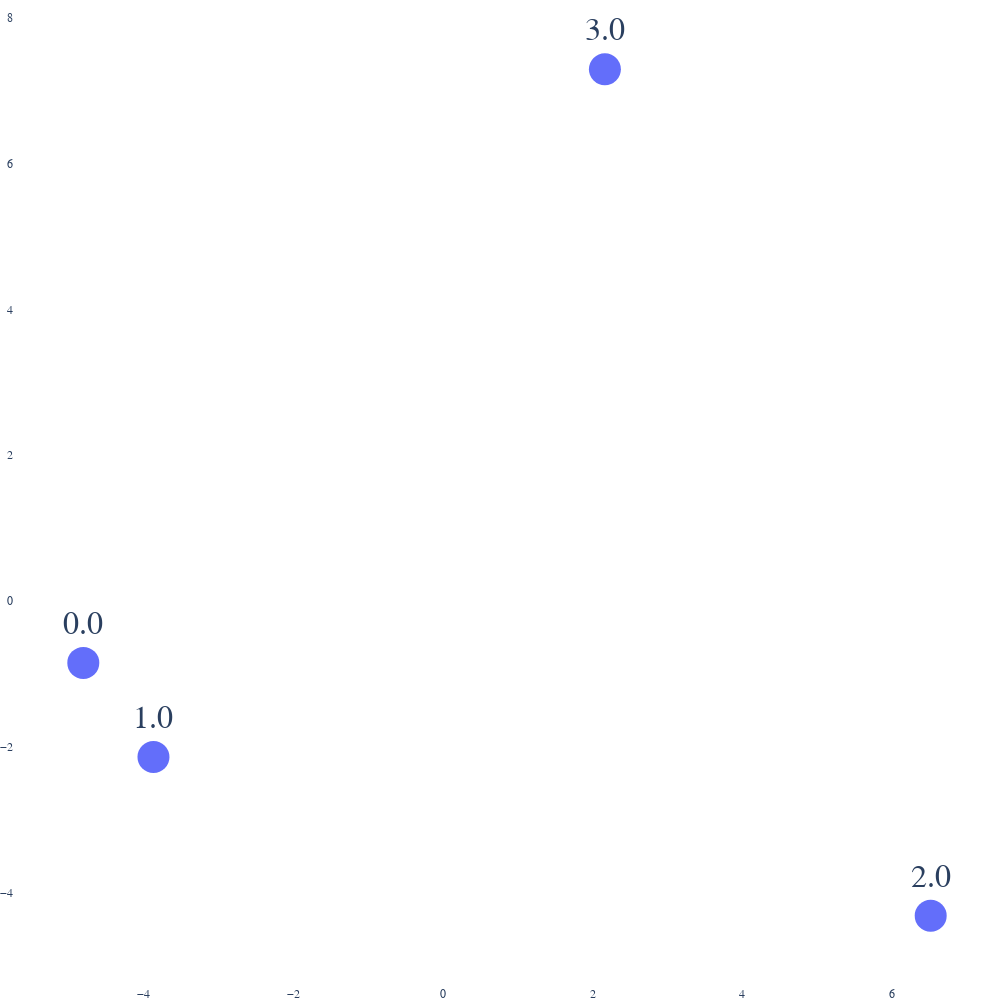

Source (notebook cell):
### Code cell
attacks = torch.Tensor(list(range(0, 4)))


labels = [f'{i}' for i in attacks]
colors = [i for i in attacks] 

display_pca_scatterplot(model.attack_encoder, attacks, labels, fontsize=32, textposition='top center', markersize=32, dims=2)

### Figure 1 — Plotly figure (JSON) as saved in the notebook; plotly's stock layout.template omitted (floating-point values rounded to 4 significant figures)
{"data": [{"marker": {"size": 32}, "mode": "markers+text", "text": ["0.0", "1.0", "2.0", "3.0"], "textfont": {"size": 32}, "textposition": "top center", "type": "scatter", "x": [-4.809, -3.871, 6.517, 2.163], "y": [-0.8452, -2.134, -4.31, 7.29]}], "layout": {"autosize": false, "font": {"family": "Courier New", "size": 12}, "height": 1000, "legend": {"font": {"color": "black", "family": "Courier New", "size": 20}, "x": 1, "y": 0.5}, "margin": {"b": 0, "l": 0, "r": 0, "t": 0}, "paper_bgcolor": "rgba(0,0,0,0)", "plot_bgcolor": "rgba(0,0,0,0)", "scene": {"camera": {"eye": {"x": 0, "y": 0, "z": 0}}}, "showlegend": false, "width": 1000}}
